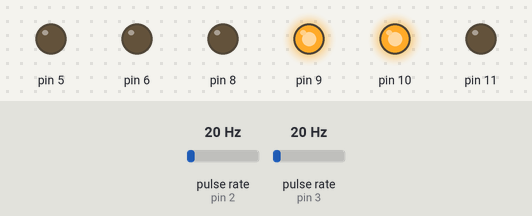
The sketch below on a simulated Arduino Uno, built with avr-gcc and run on an emulated ATmega328P. Parts: output pins drawn as LEDs (lit = HIGH). Wiring (inferred from the names in the program): 2 × pulse sensor: data pin 2 / data pin 3. Inputs (shaded band) come from the test bench; at power-on: pulse rate (sensors on pin 3, pin 2) 20 Hz.

Above: at 4.2 s.
4.3 s: pulse rate (sensor on pin 3) set to 63 Hz
At 7.15 s:
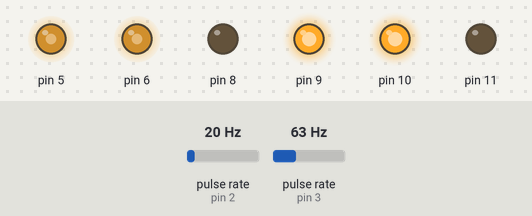
7.3 s: pulse rate (sensor on pin 3) set to 68 Hz
8.8 s: pulse rate (sensor on pin 3) set to 22 Hz
11.8 s: pulse rate (sensor on pin 3) set to 18 Hz
14.8 s: pulse rate (sensor on pin 3) set to 25 Hz
At 15.4 s:
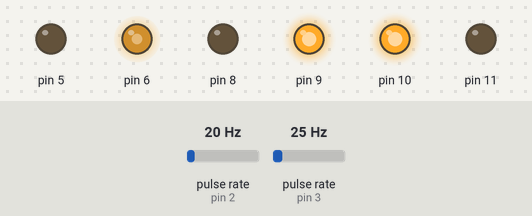
Timing chart, 0 to 17.6 s (numbered marks = the images above; inputs shaded):
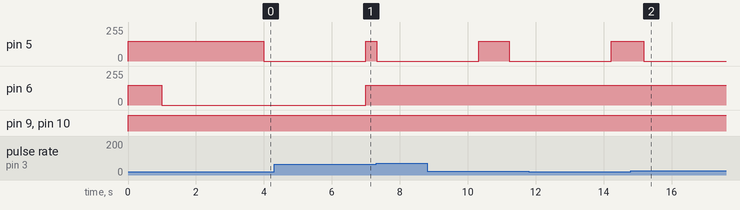

The sketch:

pulse_count.ino
```cpp
int sensor=2;
int sensor1=3;
int pulse,pulse1 =0;
unsigned long start_time, end_time=0;
float rpm,rpm1;
int ml_1=8;
int ml_2=9;
int mr_1=10;
int mr_2=11;
int enl=5;
int enr=6;

void setup() {
  // put your setup code here, to run once:
Serial.begin(9600);
pinMode(8,OUTPUT);
pinMode(9,OUTPUT);
pinMode(10,OUTPUT);
pinMode(11,OUTPUT);
pinMode(5,OUTPUT);
pinMode(6,OUTPUT);
attachInterrupt(digitalPinToInterrupt(sensor),counter,CHANGE);
attachInterrupt(digitalPinToInterrupt(sensor1),counter1,CHANGE);
pinMode(2,INPUT_PULLUP);
pinMode(3,INPUT_PULLUP);
}

void loop() {
  // put your main code here, to run repeatedly:
start_time=millis();
if(start_time - end_time > 1000)
{
 detachInterrupt(sensor);
 detachInterrupt(sensor1);
 end_time = start_time;
 pulse=0;
 pulse1=0;
}
if (pulse>=40)
{
 analogWrite(6,0);
 delay(3000);
}
if (pulse1>=40)
{
 analogWrite(5,0);
 delay(3000);
}

attachInterrupt(digitalPinToInterrupt(sensor),counter,CHANGE);
attachInterrupt(digitalPinToInterrupt(sensor1),counter1,CHANGE);


digitalWrite(9,HIGH);
digitalWrite(10,HIGH);

analogWrite(5,150);
analogWrite(6,150);
}

void counter()
{
  pulse++;
}
void counter1()
{
  pulse1++;
}
```

Measured:
- after the input at 14.8 s, pin 5: 150/255 → 0/255 after 0.38 s; pin 6: stays 150/255 (without the input it goes to 0/255 after 0.43 s)
